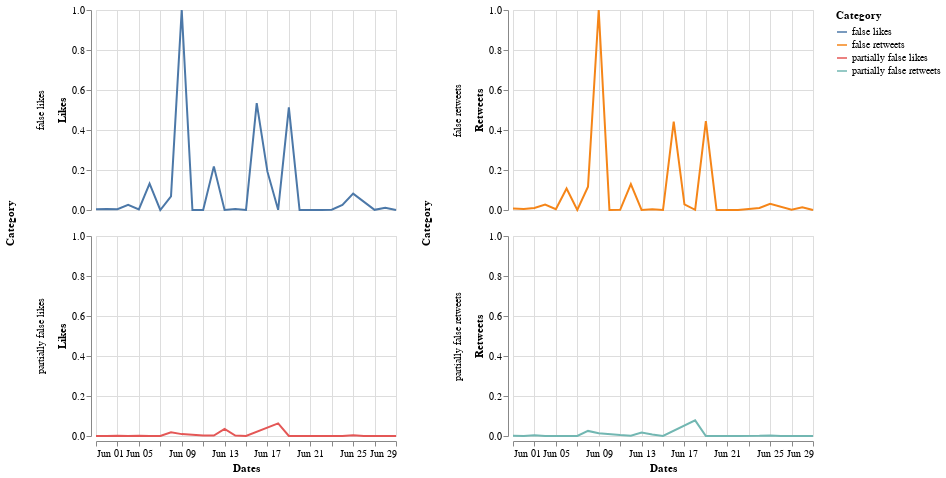

Notebook code for this chart:
### Markdown cell above
## June 2020

### Code cell
start = utc.localize(datetime.datetime(2020, 6, 1))
end = utc.localize(datetime.datetime(2020, 6, 30))

index=0
dates = ["2020-06-01"] 
retweets = [0]
likes = [0]
category = ["partially false"]
mix = ["2020-06-01 partially false"]
for element in data:
    token_id = data[index]['id_str']
    indice_csv = lista_unica_csv.index(token_id)
    token = data[index]['created_at']
    d = parse(token)
   
    if start <= d <= end:
        
        d = d.strftime('%Y-%m-%d')
        a = d + " " + lista_unica_csv[indice_csv+1].lower()
        if a in mix:
            i = mix.index(a)
            retweets[i] = retweets[i] + data[index]['retweet_count']
            likes[i] = likes[i]+ data[index]['favorite_count']
        else:
            mix.append(a)
            dates.append(d)
            retweets.append(data[index]['retweet_count'])
            likes.append(data[index]['favorite_count'])
            category.append(lista_unica_csv[indice_csv+1].lower())
        
       
    index=index+1


start = datetime.datetime.strptime("2020-06-01", "%Y-%m-%d")
end = datetime.datetime.strptime("2020-06-30", "%Y-%m-%d")
date_generated = [start + datetime.timedelta(days=x) for x in range(0, (end-start).days)]

for date in date_generated:
    if date.strftime("%Y-%m-%d") not in dates:
        d = date.strftime("%Y-%m-%d")
        a = d + " " + "false"
        mix.append(a)
        dates.append(d)
        category.append("false")
        retweets.append(0)
        likes.append(0)
        a1 = d + " " + "partially false"
        mix.append(a1)
        dates.append(d)
        category.append("partially false")
        retweets.append(0)
        likes.append(0)
        

df_likes_jun = pd.DataFrame(
    {'Dates': dates,
     'Likes': likes,
     'Category': category
    })

df_likes_jun['Dates']= pd.to_datetime(df_likes_jun['Dates'])
cl = df_likes_jun['Category'].to_list()
cl_cat = [s + " likes" for s in cl]
df_likes_jun['Category'] = cl_cat


df_retweets_jun = pd.DataFrame(
    {'Dates': dates,
     'Retweets': retweets,
     'Category': category
    })

df_retweets_jun['Dates']= pd.to_datetime(df_retweets_jun['Dates'])
cr = df_retweets_jun['Category'].to_list()
cr_cat = [s + " retweets" for s in cr]
df_retweets_jun['Category'] = cr_cat


df_jun = pd.DataFrame(
    {'Dates': dates,
     'Likes': likes,
     'Retweets': retweets,
     'Category': category
    })

df_jun['Dates']= pd.to_datetime(df_jun['Dates'])
df_jun = df_jun.sort_values(by=['Dates'], ascending=True)



df_norm_jun = df_jun.copy()
df_norm_jun[['Likes', 'Retweets']] = (df_norm_jun[['Likes', 'Retweets']] - df_norm_jun[['Likes', 'Retweets']].min()) / (df_norm_jun[['Likes', 'Retweets']].max() - df_norm_jun[['Likes', 'Retweets']].min())
df_likes_jun['Likes'] = df_norm_jun['Likes']
df_retweets_jun['Retweets'] = df_norm_jun['Retweets']



c1_jun = alt.Chart(df_likes_jun).mark_line().encode(
    x="monthdate(Dates):T",
    y="Likes",
    color="Category",
    row="Category"
).properties(
    width=300,
    height=200
)
c1_jun.encoding.x.title = 'Dates'

c2_jun = alt.Chart(df_retweets_jun).mark_line().encode(
    x="monthdate(Dates):T",
    y="Retweets",
    color="Category",
    row="Category"
).properties(
    width=300,
    height=200
)
c2_jun.encoding.x.title = 'Dates'

alt.hconcat(c1_jun, c2_jun)

### Figure 1 — Vega-Lite specification as saved in the notebook (floating-point values rounded to 4 significant figures)
{"config": {"view": {"continuousWidth": 400, "continuousHeight": 300}}, "hconcat": [{"data": {"name": "data-59eeda2f460ba0cded2d9da540771690"}, "mark": "line", "encoding": {"color": {"type": "nominal", "field": "Category"}, "row": {"type": "nominal", "field": "Category"}, "x": {"type": "temporal", "field": "Dates", "timeUnit": "monthdate", "title": "Dates"}, "y": {"type": "quantitative", "field": "Likes"}}, "height": 200, "width": 300}, {"data": {"name": "data-62030df6cbeefe094b6aa2c41539a308"}, "mark": "line", "encoding": {"color": {"type": "nominal", "field": "Category"}, "row": {"type": "nominal", "field": "Category"}, "x": {"type": "temporal", "field": "Dates", "timeUnit": "monthdate", "title": "Dates"}, "y": {"type": "quantitative", "field": "Retweets"}}, "height": 200, "width": 300}], "$schema": "https://vega.github.io/schema/vega-lite/v4.8.1.json", "datasets": {"data-59eeda2f460ba0cded2d9da540771690": [{"Dates": "2020-06-01T00:00:00", "Likes": 0.000406, "Category": "partially false likes"}, {"Dates": "2020-06-04T00:00:00", "Likes": 0.02638, "Category": "false likes"}, {"Dates": "2020-06-06T00:00:00", "Likes": 0.1314, "Category": "false likes"}, {"Dates": "2020-06-08T00:00:00", "Likes": 0.06787, "Category": "false likes"}, {"Dates": "2020-06-08T00:00:00", "Likes": 0.01819, "Category": "partially false likes"}, {"Dates": "2020-06-09T00:00:00", "Likes": 1.0, "Category": "false likes"}, {"Dates": "2020-06-10T00:00:00", "Likes": 3.384e-05, "Category": "false likes"}, {"Dates": "2020-06-11T00:00:00", "Likes": 0.0001692, "Category": "false likes"}, {"Dates": "2020-06-11T00:00:00", "Likes": 0.002199, "Category": "partially false likes"}, {"Dates": "2020-06-12T00:00:00", "Likes": 0.2181, "Category": "false likes"}, {"Dates": "2020-06-13T00:00:00", "Likes": 0.03557, "Category": "partially false likes"}, {"Dates": "2020-06-14T00:00:00", "Likes": 0.004895, "Category": "false likes"}, {"Dates": "2020-06-14T00:00:00", "Likes": 0.002594, "Category": "partially false likes"}, {"Dates": "2020-06-16T00:00:00", "Likes": 0.5342, "Category": "false likes"}, {"Dates": "2020-06-17T00:00:00", "Likes": 0.1917, "Category": "false likes"}, {"Dates": "2020-06-24T00:00:00", "Likes": 0.0249, "Category": "false likes"}, {"Dates": "2020-06-24T00:00:00", "Likes": 0.0005188, "Category": "partially false likes"}, {"Dates": "2020-06-25T00:00:00", "Likes": 0.00432, "Category": "partially false likes"}, {"Dates": "2020-06-25T00:00:00", "Likes": 0.08173, "Category": "false likes"}, {"Dates": "2020-06-26T00:00:00", "Likes": 1.128e-05, "Category": "partially false likes"}, {"Dates": "2020-06-01T00:00:00", "Likes": 0.003271, "Category": "false likes"}, {"Dates": "2020-06-02T00:00:00", "Likes": 0.004478, "Category": "false likes"}, {"Dates": "2020-06-02T00:00:00", "Likes": 0.000203, "Category": "partially false likes"}, {"Dates": "2020-06-04T00:00:00", "Likes": 0.0002481, "Category": "partially false likes"}, {"Dates": "2020-06-05T00:00:00", "Likes": 0.002932, "Category": "false likes"}, {"Dates": "2020-06-09T00:00:00", "Likes": 0.009406, "Category": "partially false likes"}, {"Dates": "2020-06-23T00:00:00", "Likes": 0.001771, "Category": "false likes"}, {"Dates": "2020-06-03T00:00:00", "Likes": 0.004286, "Category": "false likes"}, {"Dates": "2020-06-03T00:00:00", "Likes": 0.001421, "Category": "partially false likes"}, {"Dates": "2020-06-18T00:00:00", "Likes": 0.06333, "Category": "partially false likes"}, {"Dates": "2020-06-28T00:00:00", "Likes": 0.01106, "Category": "false likes"}, {"Dates": "2020-06-05T00:00:00", "Likes": 0.001308, "Category": "partially false likes"}, {"Dates": "2020-06-12T00:00:00", "Likes": 0.002301, "Category": "partially false likes"}, {"Dates": "2020-06-27T00:00:00", "Likes": 0.000203, "Category": "partially false likes"}, {"Dates": "2020-06-06T00:00:00", "Likes": 0.0005527, "Category": "partially false likes"}, {"Dates": "2020-06-13T00:00:00", "Likes": 0.0001466, "Category": "false likes"}, {"Dates": "2020-06-19T00:00:00", "Likes": 2.256e-05, "Category": "partially false likes"}, {"Dates": "2020-06-18T00:00:00", "Likes": 0.0009136, "Category": "false likes"}, {"Dates": "2020-06-19T00:00:00", "Likes": 0.5134, "Category": "false likes"}, {"Dates": "2020-06-27T00:00:00", "Likes": 0.0009023, "Category": "false likes"}, {"Dates": "2020-06-07T00:00:00", "Likes": 0.0, "Category": "false likes"}, {"Dates": "2020-06-07T00:00:00", "Likes": 0.0, "Category": "partially false likes"}, {"Dates": "2020-06-15T00:00:00", "Likes": 0.0, "Category": "false likes"}, {"Dates": "2020-06-15T00:00:00", "Likes": 0.0, "Category": "partially false likes"}, {"Dates": "2020-06-20T00:00:00", "Likes": 0.0, "Category": "false likes"}, {"Dates": "2020-06-20T00:00:00", "Likes": 0.0, "Category": "partially false likes"}, {"Dates": "2020-06-21T00:00:00", "Likes": 0.0, "Category": "false likes"}, {"Dates": "2020-06-21T00:00:00", "Likes": 0.0, "Category": "partially false likes"}, {"Dates": "2020-06-22T00:00:00", "Likes": 0.0, "Category": "false likes"}, {"Dates": "2020-06-22T00:00:00", "Likes": 0.0, "Category": "partially false likes"}, {"Dates": "2020-06-29T00:00:00", "Likes": 0.0, "Category": "false likes"}, {"Dates": "2020-06-29T00:00:00", "Likes": 0.0, "Category": "partially false likes"}], "data-62030df6cbeefe094b6aa2c41539a308": [{"Dates": "2020-06-01T00:00:00", "Retweets": 0.001376, "Category": "partially false retweets"}, {"Dates": "2020-06-04T00:00:00", "Retweets": 0.02708, "Category": "false retweets"}, {"Dates": "2020-06-06T00:00:00", "Retweets": 0.1078, "Category": "false retweets"}, {"Dates": "2020-06-08T00:00:00", "Retweets": 0.1162, "Category": "false retweets"}, {"Dates": "2020-06-08T00:00:00", "Retweets": 0.02548, "Category": "partially false retweets"}, {"Dates": "2020-06-09T00:00:00", "Retweets": 1.0, "Category": "false retweets"}, {"Dates": "2020-06-10T00:00:00", "Retweets": 3.72e-05, "Category": "false retweets"}, {"Dates": "2020-06-11T00:00:00", "Retweets": 0.0005951, "Category": "false retweets"}, {"Dates": "2020-06-11T00:00:00", "Retweets": 0.004761, "Category": "partially false retweets"}, {"Dates": "2020-06-12T00:00:00", "Retweets": 0.1296, "Category": "false retweets"}, {"Dates": "2020-06-13T00:00:00", "Retweets": 0.01707, "Category": "partially false retweets"}, {"Dates": "2020-06-14T00:00:00", "Retweets": 0.004203, "Category": "false retweets"}, {"Dates": "2020-06-14T00:00:00", "Retweets": 0.007216, "Category": "partially false retweets"}, {"Dates": "2020-06-16T00:00:00", "Retweets": 0.4424, "Category": "false retweets"}, {"Dates": "2020-06-17T00:00:00", "Retweets": 0.02793, "Category": "false retweets"}, {"Dates": "2020-06-24T00:00:00", "Retweets": 0.01053, "Category": "false retweets"}, {"Dates": "2020-06-24T00:00:00", "Retweets": 0.0009299, "Category": "partially false retweets"}, {"Dates": "2020-06-25T00:00:00", "Retweets": 0.002678, "Category": "partially false retweets"}, {"Dates": "2020-06-25T00:00:00", "Retweets": 0.03046, "Category": "false retweets"}, {"Dates": "2020-06-26T00:00:00", "Retweets": 0.0, "Category": "partially false retweets"}, {"Dates": "2020-06-01T00:00:00", "Retweets": 0.0077, "Category": "false retweets"}, {"Dates": "2020-06-02T00:00:00", "Retweets": 0.005245, "Category": "false retweets"}, {"Dates": "2020-06-02T00:00:00", "Retweets": 0.0002604, "Category": "partially false retweets"}, {"Dates": "2020-06-04T00:00:00", "Retweets": 0.0004092, "Category": "partially false retweets"}, {"Dates": "2020-06-05T00:00:00", "Retweets": 0.003906, "Category": "false retweets"}, {"Dates": "2020-06-09T00:00:00", "Retweets": 0.01395, "Category": "partially false retweets"}, {"Dates": "2020-06-23T00:00:00", "Retweets": 0.005059, "Category": "false retweets"}, {"Dates": "2020-06-03T00:00:00", "Retweets": 0.009671, "Category": "false retweets"}, {"Dates": "2020-06-03T00:00:00", "Retweets": 0.004054, "Category": "partially false retweets"}, {"Dates": "2020-06-18T00:00:00", "Retweets": 0.078, "Category": "partially false retweets"}, {"Dates": "2020-06-28T00:00:00", "Retweets": 0.01313, "Category": "false retweets"}, {"Dates": "2020-06-05T00:00:00", "Retweets": 0.0002232, "Category": "partially false retweets"}, {"Dates": "2020-06-12T00:00:00", "Retweets": 0.001711, "Category": "partially false retweets"}, {"Dates": "2020-06-27T00:00:00", "Retweets": 0.0004092, "Category": "partially false retweets"}, {"Dates": "2020-06-06T00:00:00", "Retweets": 0.0004092, "Category": "partially false retweets"}, {"Dates": "2020-06-13T00:00:00", "Retweets": 0.0001116, "Category": "false retweets"}, {"Dates": "2020-06-19T00:00:00", "Retweets": 0.0, "Category": "partially false retweets"}, {"Dates": "2020-06-18T00:00:00", "Retweets": 0.001079, "Category": "false retweets"}, {"Dates": "2020-06-19T00:00:00", "Retweets": 0.444, "Category": "false retweets"}, {"Dates": "2020-06-27T00:00:00", "Retweets": 0.001562, "Category": "false retweets"}, {"Dates": "2020-06-07T00:00:00", "Retweets": 0.0, "Category": "false retweets"}, {"Dates": "2020-06-07T00:00:00", "Retweets": 0.0, "Category": "partially false retweets"}, {"Dates": "2020-06-15T00:00:00", "Retweets": 0.0, "Category": "false retweets"}, {"Dates": "2020-06-15T00:00:00", "Retweets": 0.0, "Category": "partially false retweets"}, {"Dates": "2020-06-20T00:00:00", "Retweets": 0.0, "Category": "false retweets"}, {"Dates": "2020-06-20T00:00:00", "Retweets": 0.0, "Category": "partially false retweets"}, {"Dates": "2020-06-21T00:00:00", "Retweets": 0.0, "Category": "false retweets"}, {"Dates": "2020-06-21T00:00:00", "Retweets": 0.0, "Category": "partially false retweets"}, {"Dates": "2020-06-22T00:00:00", "Retweets": 0.0, "Category": "false retweets"}, {"Dates": "2020-06-22T00:00:00", "Retweets": 0.0, "Category": "partially false retweets"}, {"Dates": "2020-06-29T00:00:00", "Retweets": 0.0, "Category": "false retweets"}, {"Dates": "2020-06-29T00:00:00", "Retweets": 0.0, "Category": "partially false retweets"}]}}
